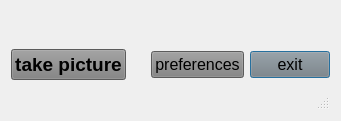
<?xml version="1.0" encoding="UTF-8"?>
<ui version="4.0">
 <author>Thomas Kais</author>
 <class>FotoBoxDialog</class>
 <widget class="QDialog" name="FotoBoxDialog">
  <property name="geometry">
   <rect>
    <x>0</x>
    <y>0</y>
    <width>341</width>
    <height>121</height>
   </rect>
  </property>
  <property name="windowTitle">
   <string>FotoBox (Copyright Thomas Kais)</string>
  </property>
  <layout class="QVBoxLayout" name="verticalLayout">
   <item>
    <layout class="QGridLayout" name="gridLayout">
     <item row="1" column="3">
      <widget class="QPushButton" name="btnQuitApp">
       <property name="font">
        <font>
         <pointsize>12</pointsize>
        </font>
       </property>
       <property name="styleSheet">
        <string notr="true">background-color: grey;</string>
       </property>
       <property name="text">
        <string>exit</string>
       </property>
      </widget>
     </item>
     <item row="1" column="2">
      <widget class="QPushButton" name="btnPreferencesDialog">
       <property name="font">
        <font>
         <pointsize>12</pointsize>
        </font>
       </property>
       <property name="styleSheet">
        <string notr="true">background-color: grey;</string>
       </property>
       <property name="text">
        <string>preferences</string>
       </property>
      </widget>
     </item>
     <item row="1" column="1">
      <spacer name="horizontalSpacer">
       <property name="orientation">
        <enum>Qt::Horizontal</enum>
       </property>
       <property name="sizeHint" stdset="0">
        <size>
         <width>0</width>
         <height>0</height>
        </size>
       </property>
      </spacer>
     </item>
     <item row="1" column="0">
      <widget class="QPushButton" name="btnStart">
       <property name="font">
        <font>
         <pointsize>14</pointsize>
         <weight>75</weight>
         <bold>true</bold>
        </font>
       </property>
       <property name="styleSheet">
        <string notr="true">background-color: grey;</string>
       </property>
       <property name="text">
        <string>take picture</string>
       </property>
      </widget>
     </item>
     <item row="0" column="0" colspan="4">
      <widget class="QLabel" name="lblPhoto">
       <property name="sizePolicy">
        <sizepolicy hsizetype="Expanding" vsizetype="Expanding">
         <horstretch>0</horstretch>
         <verstretch>0</verstretch>
        </sizepolicy>
       </property>
       <property name="alignment">
        <set>Qt::AlignCenter</set>
       </property>
      </widget>
     </item>
    </layout>
   </item>
   <item>
    <widget class="QStatusBar" name="statusBar">
     <property name="font">
      <font>
       <pointsize>12</pointsize>
      </font>
     </property>
     <property name="styleSheet">
      <string notr="true">color:red;</string>
     </property>
    </widget>
   </item>
  </layout>
 </widget>
 <layoutdefault spacing="6" margin="11"/>
 <tabstops>
  <tabstop>btnStart</tabstop>
  <tabstop>btnPreferencesDialog</tabstop>
  <tabstop>btnQuitApp</tabstop>
 </tabstops>
 <resources/>
 <connections/>
</ui>
